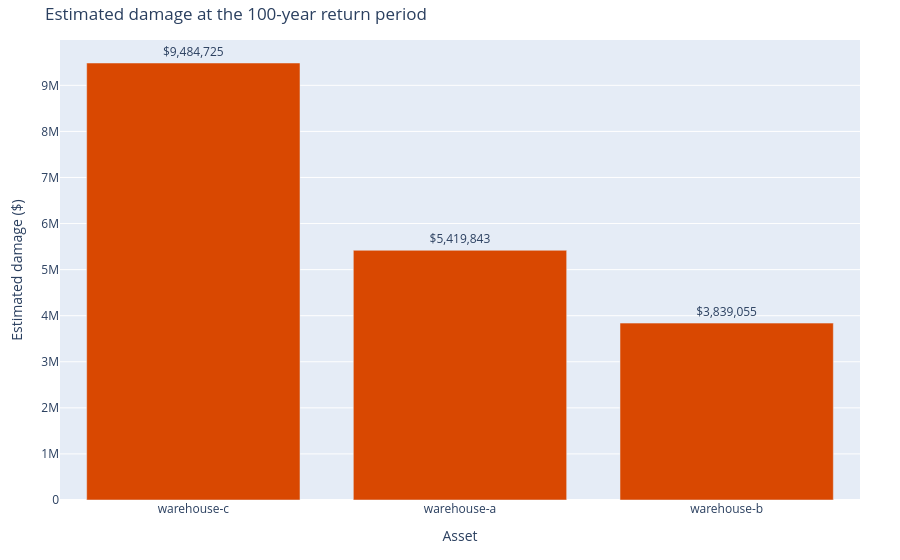

This figure's notebook cell:
### Code cell
design = comparison[comparison["return_period"] == 100]
fig_damage = go.Figure(
    go.Bar(
        x=design["asset_id"],
        y=design["estimated_damage"],
        marker_color="#D94801",
        text=[f"${v:,.0f}" for v in design["estimated_damage"]],
        textposition="outside",
        customdata=np.stack(
            [design["depth_m"], design["damage_ratio"], design["replacement_value"]],
            axis=-1,
        ),
        hovertemplate=(
            "%{x}<br>damage=$%{y:,.0f}"
            "<br>depth=%{customdata[0]:.3f} m"
            "<br>ratio=%{customdata[1]:.3f}"
            "<br>replacement=$%{customdata[2]:,.0f}<extra></extra>"
        ),
    )
)
fig_damage.update_layout(
    title="Estimated damage at the 100-year return period",
    xaxis_title="Asset",
    yaxis_title="Estimated damage ($)",
    margin=dict(l=60, r=40, t=40, b=60),
)
fig_damage.show()

### Figure 1 — Plotly figure (JSON) as saved in the notebook; plotly's stock layout.template omitted (floating-point values rounded to 4 significant figures)
{"data": [{"customdata": [[1.702, 0.4517, 21000000.0], [1.702, 0.4517, 12000000.0], [1.702, 0.4517, 8500000.0]], "hovertemplate": "%{x}<br>damage=$%{y:,.0f}<br>depth=%{customdata[0]:.3f} m<br>ratio=%{customdata[1]:.3f}<br>replacement=$%{customdata[2]:,.0f}<extra></extra>", "marker": {"color": "#D94801"}, "text": ["$9,484,725", "$5,419,843", "$3,839,055"], "textposition": "outside", "type": "bar", "x": ["warehouse-c", "warehouse-a", "warehouse-b"], "y": [9485000.0, 5420000.0, 3839000.0]}], "layout": {"margin": {"b": 60, "l": 60, "r": 40, "t": 40}, "title": {"text": "Estimated damage at the 100-year return period"}, "xaxis": {"title": {"text": "Asset"}}, "yaxis": {"title": {"text": "Estimated damage ($)"}}}}
